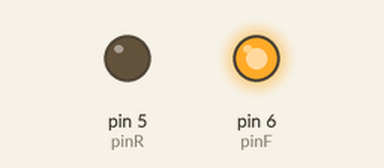
Simulated run of this sketch. Board: Arduino Uno, built with avr-gcc and run on an emulated ATmega328P. Shown: output pins drawn as LEDs (lit = HIGH).

Above: at 0.5 s.
At 1.5 s:
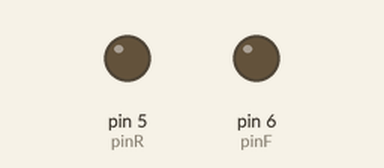
At 2.5 s:
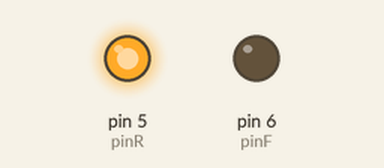
At 3.5 s:
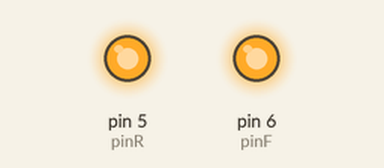
Timing chart, 0 to 5.2 s (numbered marks = the images above):
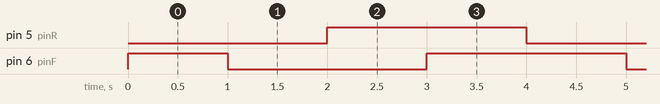

The sketch:

_4_4_analogOutput_DCmotor.ino
```cpp
int pinF = 6;
int pinR = 5;

void setup()
{
  pinMode(pinF, OUTPUT);
  pinMode(pinR, OUTPUT);
}

void loop()
{
  // Forward
  digitalWrite(pinF, HIGH);
  digitalWrite(pinR, LOW);
  delay(1000);

  // Stop
  digitalWrite(pinF, LOW);
  digitalWrite(pinR, LOW);
  delay(1000);

  // Backward
  digitalWrite(pinF, LOW);
  digitalWrite(pinR, HIGH);
  delay(1000);

  // Break
  digitalWrite(pinF, HIGH);
  digitalWrite(pinR, HIGH);
  delay(1000);
}
```

Measured:
- by itself, pin 5 (pinR): alternates HIGH for 2.0 s and LOW for 2.0 s
- by itself, pin 6 (pinF): repeats every 4.0 s: LOW 2.0 s, HIGH 2.0 s
- by itself, everything shown: repeats every 4.0 s, in 4 steps
